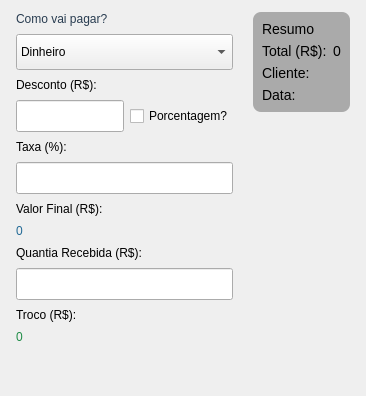
     <widget class="QWidget" name="page_Pagamento">
      <layout class="QHBoxLayout" name="hl_p2">
       <property name="spacing">
        <number>20</number>
       </property>
       <property name="leftMargin">
        <number>16</number>
       </property>
       <property name="topMargin">
        <number>12</number>
       </property>
       <property name="rightMargin">
        <number>16</number>
       </property>
       <property name="bottomMargin">
        <number>12</number>
       </property>
       <item>
        <layout class="QVBoxLayout" name="vl_p2_form">
         <property name="spacing">
          <number>8</number>
         </property>
         <item>
          <widget class="QLabel" name="lbl_pag_titulo">
           <property name="styleSheet">
            <string notr="true">font: 700 14pt &quot;Ubuntu&quot;; color: rgb(40,60,80);</string>
           </property>
           <property name="text">
            <string>Como vai pagar?</string>
           </property>
          </widget>
         </item>
         <item>
          <widget class="QComboBox" name="CBox_FormaPagamento">
           <property name="minimumSize">
            <size>
             <width>0</width>
             <height>36</height>
            </size>
           </property>
           <item>
            <property name="text">
             <string>Dinheiro</string>
            </property>
            <property name="icon">
             <iconset resource="../Imagens/recursosImg.qrc">
              <normaloff>:/QEstoqueLOja/taxes-finances.svg</normaloff>:/QEstoqueLOja/taxes-finances.svg</iconset>
            </property>
           </item>
           <item>
            <property name="text">
             <string>Não Sei</string>
            </property>
            <property name="icon">
             <iconset resource="../Imagens/recursosImg.qrc">
              <normaloff>:/QEstoqueLOja/question.svg</normaloff>:/QEstoqueLOja/question.svg</iconset>
            </property>
           </item>
           <item>
            <property name="text">
             <string>Crédito</string>
            </property>
            <property name="icon">
             <iconset resource="../Imagens/recursosImg.qrc">
              <normaloff>:/QEstoqueLOja/view-financial-account-credit-card.svg</normaloff>:/QEstoqueLOja/view-financial-account-credit-card.svg</iconset>
            </property>
           </item>
           <item>
            <property name="text">
             <string>Débito</string>
            </property>
            <property name="icon">
             <iconset resource="../Imagens/recursosImg.qrc">
              <normaloff>:/QEstoqueLOja/view-financial-transfer-reconciled.svg</normaloff>:/QEstoqueLOja/view-financial-transfer-reconciled.svg</iconset>
            </property>
           </item>
           <item>
            <property name="text">
             <string>Pix</string>
            </property>
            <property name="icon">
             <iconset resource="../Imagens/recursosImg.qrc">
              <normaloff>:/QEstoqueLOja/view-financial-account-liability.svg</normaloff>:/QEstoqueLOja/view-financial-account-liability.svg</iconset>
            </property>
           </item>
           <item>
            <property name="text">
             <string>Prazo</string>
            </property>
            <property name="icon">
             <iconset resource="../Imagens/recursosImg.qrc">
              <normaloff>:/QEstoqueLOja/appointment-soon-symbolic.svg</normaloff>:/QEstoqueLOja/appointment-soon-symbolic.svg</iconset>
            </property>
           </item>
          </widget>
         </item>
         <item>
          <widget class="QLabel" name="lbl_desconto">
           <property name="text">
            <string>Desconto (R$):</string>
           </property>
          </widget>
         </item>
         <item>
          <layout class="QHBoxLayout" name="hl_desconto">
           <property name="spacing">
            <number>6</number>
           </property>
           <item>
            <widget class="CustomLineEdit" name="Ledit_Desconto">
             <property name="minimumSize">
              <size>
               <width>0</width>
               <height>32</height>
              </size>
             </property>
            </widget>
           </item>
           <item>
            <widget class="QCheckBox" name="CheckPorcentagem">
             <property name="text">
              <string>Porcentagem?</string>
             </property>
            </widget>
           </item>
          </layout>
         </item>
         <item>
          <widget class="QLabel" name="lbl_taxa">
           <property name="text">
            <string>Taxa (%):</string>
           </property>
          </widget>
         </item>
         <item>
          <widget class="CustomLineEdit" name="Ledit_Taxa">
           <property name="minimumSize">
            <size>
             <width>0</width>
             <height>32</height>
            </size>
           </property>
          </widget>
         </item>
         <item>
          <widget class="QLabel" name="lbl_valor_final">
           <property name="text">
            <string>Valor Final (R$):</string>
           </property>
          </widget>
         </item>
         <item>
          <widget class="QLabel" name="Lbl_TotalTaxa">
           <property name="styleSheet">
            <string notr="true">font: 700 22pt &quot;Ubuntu&quot;; color: rgb(33,105,149);</string>
           </property>
           <property name="text">
            <string>0</string>
           </property>
          </widget>
         </item>
         <item>
          <widget class="QLabel" name="label_2">
           <property name="text">
            <string>Quantia Recebida (R$):</string>
           </property>
          </widget>
         </item>
         <item>
          <widget class="CustomLineEdit" name="Ledit_Recebido">
           <property name="minimumSize">
            <size>
             <width>0</width>
             <height>32</height>
            </size>
           </property>
          </widget>
         </item>
         <item>
          <widget class="QLabel" name="label_3">
           <property name="text">
            <string>Troco (R$):</string>
           </property>
          </widget>
         </item>
         <item>
          <widget class="QLabel" name="Lbl_Troco">
           <property name="styleSheet">
            <string notr="true">font: 700 18pt &quot;Ubuntu&quot;; color: rgb(30,140,70);</string>
           </property>
           <property name="text">
            <string>0</string>
           </property>
          </widget>
         </item>
         <item>
          <spacer>
           <property name="orientation">
            <enum>Qt::Orientation::Vertical</enum>
           </property>
           <property name="sizeHint" stdset="0">
            <size>
             <width>20</width>
             <height>40</height>
            </size>
           </property>
          </spacer>
         </item>
        </layout>
       </item>
       <item>
        <layout class="QVBoxLayout" name="vl_p2_right">
         <property name="spacing">
          <number>12</number>
         </property>
         <item>
          <widget class="QFrame" name="frame_Resumo">
           <property name="styleSheet">
            <string notr="true">
QFrame { background-color: rgb(170,170,170); border-radius: 8px; font: 700 9pt &quot;Segoe UI&quot;; font-size: 14px; }
QLabel { background-color: transparent; border: none; }
QLineEdit { background-color: white; border: 1px solid rgb(155,165,185); border-radius: 4px; padding: 2px 6px; }
            </string>
           </property>
           <property name="frameShape">
            <enum>QFrame::Shape::StyledPanel</enum>
           </property>
           <property name="frameShadow">
            <enum>QFrame::Shadow::Raised</enum>
           </property>
           <layout class="QVBoxLayout">
            <item>
             <widget class="QLabel" name="lbl_resumo_titulo">
              <property name="text">
               <string>Resumo</string>
              </property>
             </widget>
            </item>
            <item>
             <layout class="QHBoxLayout">
              <item>
               <widget class="QLabel" name="lbl_res_total">
                <property name="text">
                 <string>Total (R$):</string>
                </property>
               </widget>
              </item>
              <item>
               <widget class="QLabel" name="Lbl_ResumoTotal">
                <property name="text">
                 <string>0</string>
                </property>
               </widget>
              </item>
             </layout>
            </item>
            <item>
             <layout class="QHBoxLayout">
              <item>
               <widget class="QLabel" name="lbl_res_cliente">
                <property name="sizePolicy">
                 <sizepolicy hsizetype="Fixed" vsizetype="Preferred">
                  <horstretch>0</horstretch>
                  <verstretch>0</verstretch>
                 </sizepolicy>
                </property>
                <property name="text">
                 <string>Cliente:</string>
                </property>
               </widget>
              </item>
              <item>
               <widget class="QLabel" name="Lbl_ResumoCliente">
                <property name="font">
                 <font>
                  <family>Segoe UI</family>
                  <pointsize>-1</pointsize>
                  <italic>false</italic>
                  <bold>true</bold>
                 </font>
                </property>
                <property name="text">
                 <string/>
                </property>
               </widget>
              </item>
             </layout>
            </item>
            <item>
             <layout class="QHBoxLayout">
              <item>
               <widget class="QLabel" name="lbl_res_data">
                <property name="sizePolicy">
                 <sizepolicy hsizetype="Fixed" vsizetype="Preferred">
                  <horstretch>0</horstretch>
                  <verstretch>0</verstretch>
                 </sizepolicy>
                </property>
                <property name="text">
                 <string>Data:</string>
                </property>
               </widget>
              </item>
              <item>
               <widget class="QLabel" name="Lbl_ResumoData">
                <property name="text">
                 <string/>
                </property>
               </widget>
              </item>
             </layout>
            </item>
           </layout>
          </widget>
         </item>
         <item>
          <spacer>
           <property name="orientation">
            <enum>Qt::Orientation::Vertical</enum>
           </property>
           <property name="sizeHint" stdset="0">
            <size>
             <width>20</width>
             <height>40</height>
            </size>
           </property>
          </spacer>
         </item>
        </layout>
       </item>
      </layout>
     </widget>
